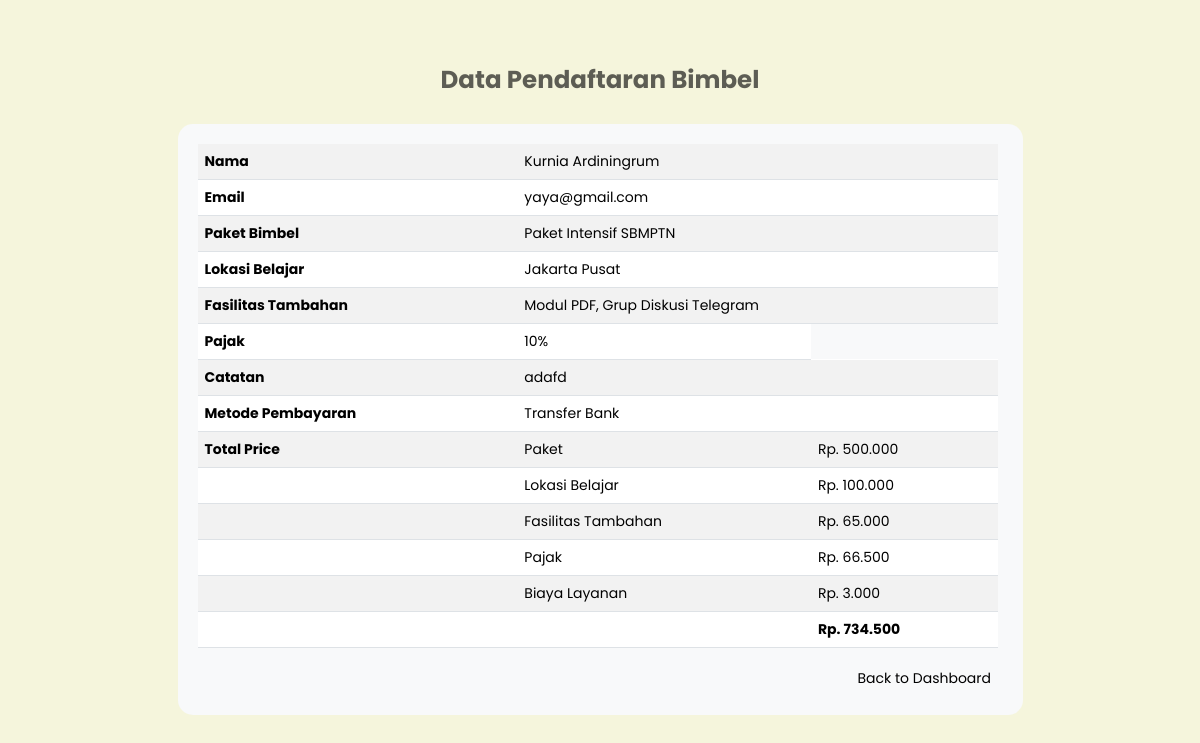
The app's page /detailData.php?id=14 with its own data.
### tables this page shows
CREATE TABLE `pendaftar` (
  `id` int(11) NOT NULL,
  `nama` varchar(100) NOT NULL,
  `email` varchar(100) NOT NULL,
  `paket` varchar(50) NOT NULL,
  `fasilitas` text NOT NULL,
  `lokasi` varchar(50) NOT NULL,
  `metode_pembayaran` varchar(50) NOT NULL,
  `catatan` text NOT NULL,
  `harga_paket` int(11) NOT NULL,
  `harga_cabang` int(11) NOT NULL,
  `total_fasilitas` int(11) NOT NULL,
  `subtotal` int(11) NOT NULL,
  `pajak` int(11) NOT NULL,
  `biaya_admin` int(11) NOT NULL,
  `total_bayar` int(11) NOT NULL,
  `tanggal_daftar` datetime NOT NULL
);

### detailData.php (the view, shortened to what this page needs)
<?php
include 'php/connection.php';
$id = $_GET['id'];
$sql = "SELECT * FROM pendaftar WHERE id = $id";
$query = mysqli_query($connect, $sql);
$data = mysqli_fetch_assoc($query);
?>
<!DOCTYPE html>
<html lang="en">
<head>
    <link rel="stylesheet" href="https://cdnjs.cloudflare.com/ajax/libs/font-awesome/6.5.2/css/all.min.css">
    <link href="https://cdn.jsdelivr.net/npm/bootstrap@5.3.8/dist/css/bootstrap.min.css" rel="stylesheet">
    <link rel="stylesheet" href="css/config.css">
</head>
<body>
    <div class="containerHasil">
        <h3 style="font-weight: bold; margin-bottom: 30px; color: rgba(0, 0, 0, 0.619);">Data Pendaftaran Bimbel</h3>
        <div class="hasilFormDaftar" style="width: 845px;">
            <table class="table table-striped hasilFormDaftar">
                <tr>
                    <td><b>Nama</b></td>
                    <td colspan="2" colspan="2"><?= $data['nama'] ?></td>
                </tr>
                <tr>
                    <td><b>Email</b></td>
                    <td colspan="2"><?= $data['email'] ?></td>
                </tr>
                <tr>
                    <td><b>Paket Bimbel</b></td>
                    <td colspan="2"><?= $data['paket'] ?></td>
                </tr>
                <tr>
                    <td><b>Lokasi Belajar</b></td>
                    <td colspan="2"><?= $data['lokasi'] ?></td>
                </tr>
                <tr>
                    <td><b>Fasilitas Tambahan</b></td>
                    <td colspan="2"><?= $data['fasilitas'] ?></td>
                </tr>
                <tr>
                    <td><b>Pajak</b></td>
                    <td><?= $data['paket'] != "Undefined" ? "10%" : "0%"; ?></td>
                </tr>
                <tr>
                    <td><b>Catatan</b></td>
                    <td colspan="2"><?= $data['catatan'] ?></td>
                </tr>
                <tr>
                    <td><b>Metode Pembayaran</b></td>
                    <td colspan="2"><?= $data['metode_pembayaran'] ?></td>
                </tr>
                <?php if ($data['paket'] != 'Undefined') : ?>
                    <tr>
                        <td><b>Total Price</b></td>
                        <td>Paket </td>
                        <td>Rp. <?= number_format($data['harga_paket'], 0, ',', '.') ?></td>
                    </tr>
                    <tr>
                        <td></td>
                        <td>Lokasi Belajar</td>
                        <td>Rp. <?= number_format($data['harga_cabang'], 0, ',', '.') ?></td>
                    </tr>
                    <tr>
                        <td></td>
                        <td>Fasilitas Tambahan</td>
                        <td>Rp. <?= number_format($data['total_fasilitas'], 0, ',', '.') ?></td>
                    </tr>
                    <tr>
                        <td></td>
                        <td>Pajak</td>
                        <td>Rp. <?= number_format($data['pajak'], 0, ',', '.') ?></td>
                    </tr>
                    <tr>
                        <td></td>
                        <td>Biaya Layanan</td>
                        <td>Rp. <?= number_format($data['biaya_admin'], 0, ',', '.') ?></td>
                    </tr>
                    <tr>
                        <td></td>
                        <td></td>
                        <td><b>Rp. <?= number_format($data['total_bayar'], 0, ',', '.') ?></b></td>
                    </tr>
                <?php endif; ?>
            </table>
            <div class="div-button" style="text-align: right;">
                <a href="index.php"><button type="button" class="btn btn-light">Back to Dashboard</button></a>
            </div>
        </div>
    </div>
</body>
</html>

### css/config.css (style rules this page uses)
body, html { font-size: 14px; }
.containerHasil { min-height: 100vh; display: flex; flex-direction: column; align-items: center; justify-content: center; font-family: 'Poppins'; font-size: 14px; background: beige; padding-top: 30px; padding-bottom: 50px; }
.hasilFormDaftar { width: 800px; padding: 20px; background: #f8f9fa; border-radius: 15px; }

### records on screen
pendaftar: nama "Kurnia Ardiningrum", email "yaya@gmail.com", paket "Paket Intensif SBMPTN", lokasi "Jakarta Pusat", fasilitas "Modul PDF, Grup Diskusi Telegram", catatan "adafd", metode_pembayaran "Transfer Bank", harga_paket "500.000", harga_cabang "100.000", total_fasilitas "65.000", pajak "66.500", biaya_admin "3.000", total_bayar "734.500"
